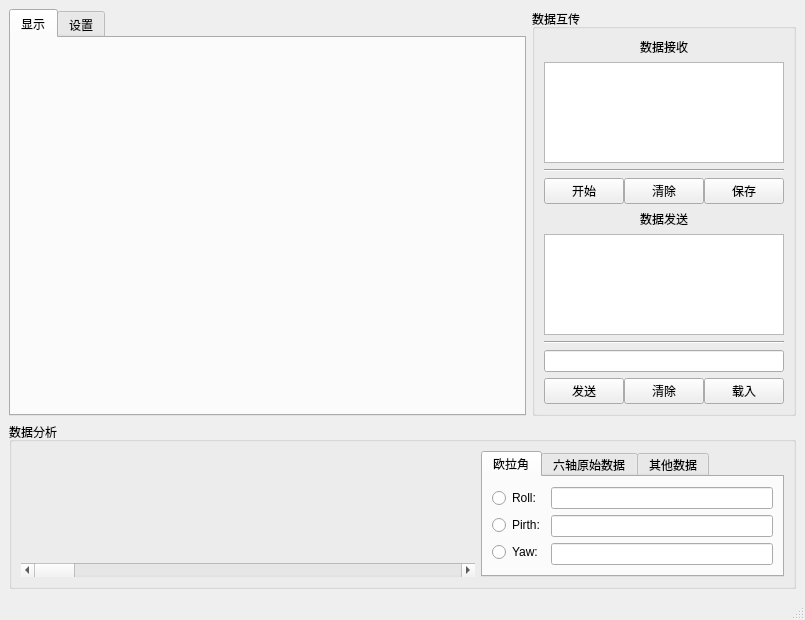
<?xml version="1.0" encoding="UTF-8"?>
<ui version="4.0">
 <class>MainWindow</class>
 <widget class="QMainWindow" name="MainWindow">
  <property name="geometry">
   <rect>
    <x>0</x>
    <y>0</y>
    <width>805</width>
    <height>620</height>
   </rect>
  </property>
  <property name="sizePolicy">
   <sizepolicy hsizetype="Preferred" vsizetype="Preferred">
    <horstretch>0</horstretch>
    <verstretch>0</verstretch>
   </sizepolicy>
  </property>
  <property name="windowTitle">
   <string>Owl_home V1.0</string>
  </property>
  <property name="windowIcon">
   <iconset>
    <normaloff>Owl.ico</normaloff>Owl.ico</iconset>
  </property>
  <widget class="QWidget" name="centralwidget">
   <layout class="QVBoxLayout" name="verticalLayout_14" stretch="3,0">
    <item>
     <layout class="QHBoxLayout" name="horizontalLayout_10" stretch="3,1">
      <item>
       <widget class="QTabWidget" name="main_window">
        <property name="font">
         <font>
          <family>黑体</family>
         </font>
        </property>
        <property name="currentIndex">
         <number>0</number>
        </property>
        <widget class="QWidget" name="main_view">
         <attribute name="title">
          <string>显示</string>
         </attribute>
        </widget>
        <widget class="QWidget" name="Setting">
         <attribute name="title">
          <string>设置</string>
         </attribute>
         <layout class="QVBoxLayout" name="verticalLayout_16">
          <item>
           <layout class="QVBoxLayout" name="verticalLayout_15">
            <item>
             <widget class="QTabWidget" name="SettingtabWidget">
              <property name="tabPosition">
               <enum>QTabWidget::West</enum>
              </property>
              <property name="tabShape">
               <enum>QTabWidget::Rounded</enum>
              </property>
              <property name="currentIndex">
               <number>0</number>
              </property>
              <widget class="QWidget" name="setting_USART">
               <attribute name="title">
                <string>串口</string>
               </attribute>
               <layout class="QVBoxLayout" name="verticalLayout_25" stretch="1,0,0">
                <item>
                 <widget class="QGroupBox" name="groupBox_3">
                  <property name="title">
                   <string>串口配置</string>
                  </property>
                  <layout class="QHBoxLayout" name="horizontalLayout_34" stretch="1,0,1">
                   <item>
                    <layout class="QVBoxLayout" name="verticalLayout_9" stretch="1,1,1">
                     <item>
                      <layout class="QHBoxLayout" name="horizontalLayout_29">
                       <item>
                        <widget class="QLabel" name="label">
                         <property name="text">
                          <string>端口:</string>
                         </property>
                        </widget>
                       </item>
                       <item>
                        <widget class="QComboBox" name="port_comboBox">
                         <property name="sizePolicy">
                          <sizepolicy hsizetype="Preferred" vsizetype="Maximum">
                           <horstretch>0</horstretch>
                           <verstretch>0</verstretch>
                          </sizepolicy>
                         </property>
                        </widget>
                       </item>
                      </layout>
                     </item>
                     <item>
                      <layout class="QHBoxLayout" name="horizontalLayout_30" stretch="1,1,2">
                       <item>
                        <widget class="QLabel" name="label_2">
                         <property name="text">
                          <string>波特率:</string>
                         </property>
                        </widget>
                       </item>
                       <item>
                        <spacer name="horizontalSpacer_2">
                         <property name="orientation">
                          <enum>Qt::Horizontal</enum>
                         </property>
                         <property name="sizeHint" stdset="0">
                          <size>
                           <width>40</width>
                           <height>20</height>
                          </size>
                         </property>
                        </spacer>
                       </item>
                       <item>
                        <widget class="QLineEdit" name="baudrate_lineEdit">
                         <property name="sizePolicy">
                          <sizepolicy hsizetype="Expanding" vsizetype="Fixed">
                           <horstretch>0</horstretch>
                           <verstretch>0</verstretch>
                          </sizepolicy>
                         </property>
                        </widget>
                       </item>
                      </layout>
                     </item>
                     <item>
                      <layout class="QHBoxLayout" name="horizontalLayout_31">
                       <item>
                        <widget class="QLabel" name="label_5">
                         <property name="text">
                          <string>数据位:</string>
                         </property>
                        </widget>
                       </item>
                       <item>
                        <widget class="QSpinBox" name="bytesize_spinBox"/>
                       </item>
                      </layout>
                     </item>
                    </layout>
                   </item>
                   <item>
                    <widget class="Line" name="line">
                     <property name="orientation">
                      <enum>Qt::Vertical</enum>
                     </property>
                    </widget>
                   </item>
                   <item>
                    <layout class="QVBoxLayout" name="verticalLayout_11" stretch="1,1,1">
                     <item>
                      <layout class="QHBoxLayout" name="horizontalLayout_28">
                       <item>
                        <widget class="QLabel" name="label_3">
                         <property name="text">
                          <string>停止位:</string>
                         </property>
                        </widget>
                       </item>
                       <item>
                        <widget class="QRadioButton" name="stopbits_1_radioButton">
                         <property name="enabled">
                          <bool>true</bool>
                         </property>
                         <property name="text">
                          <string>1</string>
                         </property>
                         <property name="checkable">
                          <bool>true</bool>
                         </property>
                        </widget>
                       </item>
                       <item>
                        <widget class="QRadioButton" name="stopbits_2_radioButton">
                         <property name="text">
                          <string>2</string>
                         </property>
                        </widget>
                       </item>
                      </layout>
                     </item>
                     <item>
                      <layout class="QHBoxLayout" name="horizontalLayout_32">
                       <item>
                        <widget class="QLabel" name="label_7">
                         <property name="text">
                          <string>校验位:</string>
                         </property>
                        </widget>
                       </item>
                       <item>
                        <widget class="QComboBox" name="parity_comboBox">
                         <property name="sizePolicy">
                          <sizepolicy hsizetype="Preferred" vsizetype="Fixed">
                           <horstretch>0</horstretch>
                           <verstretch>0</verstretch>
                          </sizepolicy>
                         </property>
                        </widget>
                       </item>
                      </layout>
                     </item>
                     <item>
                      <layout class="QHBoxLayout" name="horizontalLayout_33">
                       <item>
                        <widget class="QLabel" name="label_8">
                         <property name="text">
                          <string>读取超时时间:</string>
                         </property>
                        </widget>
                       </item>
                       <item>
                        <widget class="QDoubleSpinBox" name="timeout_doubleSpinBox"/>
                       </item>
                      </layout>
                     </item>
                    </layout>
                   </item>
                  </layout>
                 </widget>
                </item>
                <item>
                 <widget class="QGroupBox" name="groupBox_4">
                  <property name="title">
                   <string>数据接收配置</string>
                  </property>
                  <layout class="QVBoxLayout" name="verticalLayout_24">
                   <item>
                    <layout class="QHBoxLayout" name="horizontalLayout_35">
                     <item>
                      <widget class="QLabel" name="DECODE">
                       <property name="text">
                        <string>解码方式:</string>
                       </property>
                      </widget>
                     </item>
                     <item>
                      <widget class="QRadioButton" name="UTF8_radioButton">
                       <property name="text">
                        <string>UTF-8</string>
                       </property>
                      </widget>
                     </item>
                     <item>
                      <widget class="QRadioButton" name="ASCII_radioButton">
                       <property name="text">
                        <string>ASCII</string>
                       </property>
                      </widget>
                     </item>
                     <item>
                      <widget class="QRadioButton" name="GBK_radioButton">
                       <property name="text">
                        <string>GBK</string>
                       </property>
                      </widget>
                     </item>
                     <item>
                      <widget class="QRadioButton" name="HEX_radioButton">
                       <property name="text">
                        <string>HEX</string>
                       </property>
                       <property name="checkable">
                        <bool>true</bool>
                       </property>
                       <property name="checked">
                        <bool>false</bool>
                       </property>
                      </widget>
                     </item>
                     <item>
                      <widget class="QRadioButton" name="INT_radioButton">
                       <property name="text">
                        <string>INT</string>
                       </property>
                      </widget>
                     </item>
                    </layout>
                   </item>
                   <item>
                    <layout class="QHBoxLayout" name="horizontalLayout_36">
                     <item>
                      <widget class="QLabel" name="label_10">
                       <property name="text">
                        <string>接收显示:</string>
                       </property>
                      </widget>
                     </item>
                     <item>
                      <widget class="QCheckBox" name="STOPview_checkBox">
                       <property name="text">
                        <string>停止显示</string>
                       </property>
                      </widget>
                     </item>
                     <item>
                      <widget class="QCheckBox" name="Daily_checkBox">
                       <property name="text">
                        <string>日志模式</string>
                       </property>
                      </widget>
                     </item>
                    </layout>
                   </item>
                  </layout>
                 </widget>
                </item>
                <item>
                 <spacer name="verticalSpacer">
                  <property name="orientation">
                   <enum>Qt::Vertical</enum>
                  </property>
                  <property name="sizeHint" stdset="0">
                   <size>
                    <width>20</width>
                    <height>154</height>
                   </size>
                  </property>
                 </spacer>
                </item>
               </layout>
              </widget>
              <widget class="QWidget" name="tab">
               <attribute name="title">
                <string>PID设置</string>
               </attribute>
               <layout class="QVBoxLayout" name="verticalLayout_21">
                <item>
                 <widget class="QGroupBox" name="PID_Box_1">
                  <property name="title">
                   <string>PID1</string>
                  </property>
                  <layout class="QVBoxLayout" name="verticalLayout_17">
                   <item>
                    <layout class="QHBoxLayout" name="horizontalLayout_15">
                     <item>
                      <layout class="QHBoxLayout" name="horizontalLayout_12">
                       <item>
                        <widget class="QLabel" name="KP_1">
                         <property name="text">
                          <string>Kp1:</string>
                         </property>
                        </widget>
                       </item>
                       <item>
                        <widget class="QLineEdit" name="KP_1lineEdit"/>
                       </item>
                      </layout>
                     </item>
                     <item>
                      <layout class="QHBoxLayout" name="horizontalLayout_13">
                       <item>
                        <widget class="QLabel" name="KI_1">
                         <property name="statusTip">
                          <string/>
                         </property>
                         <property name="text">
                          <string>Ki1:</string>
                         </property>
                        </widget>
                       </item>
                       <item>
                        <widget class="QLineEdit" name="KI_1lineEdit"/>
                       </item>
                      </layout>
                     </item>
                     <item>
                      <layout class="QHBoxLayout" name="horizontalLayout_14">
                       <item>
                        <widget class="QLabel" name="KD_1">
                         <property name="text">
                          <string>Kd1:</string>
                         </property>
                        </widget>
                       </item>
                       <item>
                        <widget class="QLineEdit" name="KD_1lineEdit"/>
                       </item>
                      </layout>
                     </item>
                    </layout>
                   </item>
                  </layout>
                 </widget>
                </item>
                <item>
                 <widget class="QGroupBox" name="PID_Box_2">
                  <property name="title">
                   <string>PID2</string>
                  </property>
                  <layout class="QVBoxLayout" name="verticalLayout_18">
                   <item>
                    <layout class="QHBoxLayout" name="horizontalLayout_16">
                     <item>
                      <layout class="QHBoxLayout" name="horizontalLayout_17">
                       <item>
                        <widget class="QLabel" name="KP_2">
                         <property name="text">
                          <string>Kp2:</string>
                         </property>
                        </widget>
                       </item>
                       <item>
                        <widget class="QLineEdit" name="KP_2lineEdit"/>
                       </item>
                      </layout>
                     </item>
                     <item>
                      <layout class="QHBoxLayout" name="horizontalLayout_18">
                       <item>
                        <widget class="QLabel" name="KI_2">
                         <property name="text">
                          <string>Ki2:</string>
                         </property>
                        </widget>
                       </item>
                       <item>
                        <widget class="QLineEdit" name="KI_2lineEdit"/>
                       </item>
                      </layout>
                     </item>
                     <item>
                      <layout class="QHBoxLayout" name="horizontalLayout_19">
                       <item>
                        <widget class="QLabel" name="KD_2">
                         <property name="text">
                          <string>Kd2:</string>
                         </property>
                        </widget>
                       </item>
                       <item>
                        <widget class="QLineEdit" name="KD_2lineEdit"/>
                       </item>
                      </layout>
                     </item>
                    </layout>
                   </item>
                  </layout>
                 </widget>
                </item>
                <item>
                 <widget class="QGroupBox" name="PID_Box_3">
                  <property name="title">
                   <string>PID3</string>
                  </property>
                  <layout class="QVBoxLayout" name="verticalLayout_19">
                   <item>
                    <layout class="QHBoxLayout" name="horizontalLayout_20">
                     <item>
                      <layout class="QHBoxLayout" name="horizontalLayout_21">
                       <item>
                        <widget class="QLabel" name="KP_3">
                         <property name="text">
                          <string>Kp3:</string>
                         </property>
                        </widget>
                       </item>
                       <item>
                        <widget class="QLineEdit" name="KP_3lineEdit"/>
                       </item>
                      </layout>
                     </item>
                     <item>
                      <layout class="QHBoxLayout" name="horizontalLayout_22">
                       <item>
                        <widget class="QLabel" name="KI_3">
                         <property name="text">
                          <string>Ki3:</string>
                         </property>
                        </widget>
                       </item>
                       <item>
                        <widget class="QLineEdit" name="KI_3lineEdit"/>
                       </item>
                      </layout>
                     </item>
                     <item>
                      <layout class="QHBoxLayout" name="horizontalLayout_23">
                       <item>
                        <widget class="QLabel" name="KD_3">
                         <property name="text">
                          <string>Kd3:</string>
                         </property>
                        </widget>
                       </item>
                       <item>
                        <widget class="QLineEdit" name="KD_3lineEdit"/>
                       </item>
                      </layout>
                     </item>
                    </layout>
                   </item>
                  </layout>
                 </widget>
                </item>
                <item>
                 <widget class="QGroupBox" name="PID_Box_4">
                  <property name="title">
                   <string>PID4</string>
                  </property>
                  <layout class="QVBoxLayout" name="verticalLayout_20">
                   <item>
                    <layout class="QHBoxLayout" name="horizontalLayout_24">
                     <item>
                      <layout class="QHBoxLayout" name="horizontalLayout_25">
                       <item>
                        <widget class="QLabel" name="KP_4">
                         <property name="text">
                          <string>Kp4:</string>
                         </property>
                        </widget>
                       </item>
                       <item>
                        <widget class="QLineEdit" name="KP_4lineEdit"/>
                       </item>
                      </layout>
                     </item>
                     <item>
                      <layout class="QHBoxLayout" name="horizontalLayout_26">
                       <item>
                        <widget class="QLabel" name="KI_4">
                         <property name="text">
                          <string>Ki4:</string>
                         </property>
                        </widget>
                       </item>
                       <item>
                        <widget class="QLineEdit" name="KI_4lineEdit"/>
                       </item>
                      </layout>
                     </item>
                     <item>
                      <layout class="QHBoxLayout" name="horizontalLayout_27">
                       <item>
                        <widget class="QLabel" name="KD_4">
                         <property name="text">
                          <string>Kd4:</string>
                         </property>
                        </widget>
                       </item>
                       <item>
                        <widget class="QLineEdit" name="KD_4lineEdit"/>
                       </item>
                      </layout>
                     </item>
                    </layout>
                   </item>
                  </layout>
                 </widget>
                </item>
               </layout>
              </widget>
             </widget>
            </item>
            <item>
             <layout class="QHBoxLayout" name="horizontalLayout_11">
              <item>
               <widget class="QPushButton" name="Apply_pushButton">
                <property name="text">
                 <string>应用</string>
                </property>
               </widget>
              </item>
              <item>
               <spacer name="horizontalSpacer">
                <property name="orientation">
                 <enum>Qt::Horizontal</enum>
                </property>
                <property name="sizeType">
                 <enum>QSizePolicy::Maximum</enum>
                </property>
                <property name="sizeHint" stdset="0">
                 <size>
                  <width>40</width>
                  <height>20</height>
                 </size>
                </property>
               </spacer>
              </item>
              <item>
               <widget class="QPushButton" name="default_pushButton">
                <property name="text">
                 <string>默认</string>
                </property>
               </widget>
              </item>
             </layout>
            </item>
           </layout>
          </item>
         </layout>
        </widget>
       </widget>
      </item>
      <item>
       <widget class="QGroupBox" name="groupBox">
        <property name="title">
         <string>数据互传</string>
        </property>
        <layout class="QVBoxLayout" name="verticalLayout_8">
         <item>
          <layout class="QVBoxLayout" name="verticalLayout_7">
           <item>
            <layout class="QVBoxLayout" name="verticalLayout">
             <item>
              <widget class="QLabel" name="label_4">
               <property name="text">
                <string>数据接收</string>
               </property>
               <property name="alignment">
                <set>Qt::AlignCenter</set>
               </property>
              </widget>
             </item>
             <item>
              <layout class="QHBoxLayout" name="horizontalLayout_6">
               <item>
                <widget class="QPlainTextEdit" name="data_get"/>
               </item>
              </layout>
             </item>
             <item>
              <widget class="Line" name="line_3">
               <property name="orientation">
                <enum>Qt::Horizontal</enum>
               </property>
              </widget>
             </item>
             <item>
              <layout class="QHBoxLayout" name="horizontalLayout_5">
               <property name="spacing">
                <number>0</number>
               </property>
               <item>
                <widget class="QPushButton" name="start">
                 <property name="text">
                  <string>开始</string>
                 </property>
                </widget>
               </item>
               <item>
                <widget class="QPushButton" name="clear">
                 <property name="text">
                  <string>清除</string>
                 </property>
                </widget>
               </item>
               <item>
                <widget class="QPushButton" name="save">
                 <property name="text">
                  <string>保存</string>
                 </property>
                </widget>
               </item>
              </layout>
             </item>
            </layout>
           </item>
           <item>
            <layout class="QVBoxLayout" name="verticalLayout_6" stretch="0,6,0,0,0">
             <item>
              <widget class="QLabel" name="label_6">
               <property name="sizePolicy">
                <sizepolicy hsizetype="Preferred" vsizetype="Preferred">
                 <horstretch>0</horstretch>
                 <verstretch>0</verstretch>
                </sizepolicy>
               </property>
               <property name="text">
                <string>数据发送</string>
               </property>
               <property name="alignment">
                <set>Qt::AlignCenter</set>
               </property>
              </widget>
             </item>
             <item>
              <widget class="QPlainTextEdit" name="his_send">
               <property name="sizePolicy">
                <sizepolicy hsizetype="Expanding" vsizetype="Expanding">
                 <horstretch>0</horstretch>
                 <verstretch>0</verstretch>
                </sizepolicy>
               </property>
              </widget>
             </item>
             <item>
              <widget class="Line" name="line_4">
               <property name="orientation">
                <enum>Qt::Horizontal</enum>
               </property>
              </widget>
             </item>
             <item>
              <widget class="QLineEdit" name="send_lineEdit"/>
             </item>
             <item>
              <layout class="QHBoxLayout" name="horizontalLayout_8">
               <property name="spacing">
                <number>0</number>
               </property>
               <item>
                <widget class="QPushButton" name="send_button">
                 <property name="text">
                  <string>发送</string>
                 </property>
                </widget>
               </item>
               <item>
                <widget class="QPushButton" name="send_clear_button">
                 <property name="text">
                  <string>清除</string>
                 </property>
                </widget>
               </item>
               <item>
                <widget class="QPushButton" name="send_load_button">
                 <property name="text">
                  <string>载入</string>
                 </property>
                </widget>
               </item>
              </layout>
             </item>
            </layout>
           </item>
          </layout>
         </item>
        </layout>
       </widget>
      </item>
     </layout>
    </item>
    <item>
     <widget class="QGroupBox" name="groupBox_2">
      <property name="title">
       <string>数据分析</string>
      </property>
      <layout class="QHBoxLayout" name="horizontalLayout_3">
       <item>
        <layout class="QHBoxLayout" name="horizontalLayout_2" stretch="3,2">
         <item>
          <layout class="QVBoxLayout" name="verticalLayout_4">
           <item>
            <widget class="QWidget" name="XYView" native="true"/>
           </item>
           <item>
            <widget class="QScrollBar" name="horizontalScrollBar">
             <property name="sizePolicy">
              <sizepolicy hsizetype="Minimum" vsizetype="Fixed">
               <horstretch>0</horstretch>
               <verstretch>0</verstretch>
              </sizepolicy>
             </property>
             <property name="orientation">
              <enum>Qt::Horizontal</enum>
             </property>
            </widget>
           </item>
          </layout>
         </item>
         <item>
          <widget class="QTabWidget" name="tabWidget">
           <property name="minimumSize">
            <size>
             <width>206</width>
             <height>0</height>
            </size>
           </property>
           <property name="tabPosition">
            <enum>QTabWidget::North</enum>
           </property>
           <property name="currentIndex">
            <number>0</number>
           </property>
           <property name="movable">
            <bool>true</bool>
           </property>
           <widget class="QWidget" name="euler_angle_Tab">
            <attribute name="title">
             <string>欧拉角</string>
            </attribute>
            <layout class="QVBoxLayout" name="verticalLayout_5">
             <item>
              <layout class="QHBoxLayout" name="horizontalLayout" stretch="0,0">
               <item>
                <layout class="QVBoxLayout" name="verticalLayout_3">
                 <item>
                  <widget class="QRadioButton" name="Roll_radioButton">
                   <property name="text">
                    <string>Roll:</string>
                   </property>
                   <property name="checkable">
                    <bool>true</bool>
                   </property>
                   <property name="checked">
                    <bool>false</bool>
                   </property>
                   <property name="autoRepeat">
                    <bool>true</bool>
                   </property>
                   <property name="autoExclusive">
                    <bool>false</bool>
                   </property>
                  </widget>
                 </item>
                 <item>
                  <widget class="QRadioButton" name="Pirth_radioButton">
                   <property name="text">
                    <string>Pirth:</string>
                   </property>
                   <property name="autoRepeat">
                    <bool>true</bool>
                   </property>
                   <property name="autoExclusive">
                    <bool>false</bool>
                   </property>
                  </widget>
                 </item>
                 <item>
                  <widget class="QRadioButton" name="Yaw_radioButton">
                   <property name="text">
                    <string>Yaw:</string>
                   </property>
                   <property name="autoRepeat">
                    <bool>true</bool>
                   </property>
                   <property name="autoExclusive">
                    <bool>false</bool>
                   </property>
                  </widget>
                 </item>
                </layout>
               </item>
               <item>
                <layout class="QVBoxLayout" name="verticalLayout_2">
                 <item>
                  <widget class="QLineEdit" name="data_Roll"/>
                 </item>
                 <item>
                  <widget class="QLineEdit" name="data_Pirth"/>
                 </item>
                 <item>
                  <widget class="QLineEdit" name="data_Yaw">
                   <property name="sizePolicy">
                    <sizepolicy hsizetype="Expanding" vsizetype="Fixed">
                     <horstretch>0</horstretch>
                     <verstretch>0</verstretch>
                    </sizepolicy>
                   </property>
                  </widget>
                 </item>
                </layout>
               </item>
              </layout>
             </item>
            </layout>
           </widget>
           <widget class="QWidget" name="mpusix_data">
            <attribute name="title">
             <string>六轴原始数据</string>
            </attribute>
            <layout class="QVBoxLayout" name="verticalLayout_13">
             <item>
              <layout class="QHBoxLayout" name="horizontalLayout_9">
               <item>
                <layout class="QHBoxLayout" name="horizontalLayout_7">
                 <item>
                  <layout class="QVBoxLayout" name="verticalLayout_22">
                   <item>
                    <widget class="QRadioButton" name="AccX_radioButton">
                     <property name="contextMenuPolicy">
                      <enum>Qt::DefaultContextMenu</enum>
                     </property>
                     <property name="text">
                      <string>AccX:</string>
                     </property>
                     <property name="checkable">
                      <bool>true</bool>
                     </property>
                     <property name="autoRepeat">
                      <bool>true</bool>
                     </property>
                     <property name="autoExclusive">
                      <bool>false</bool>
                     </property>
                    </widget>
                   </item>
                   <item>
                    <widget class="QRadioButton" name="AccY_radioButton">
                     <property name="contextMenuPolicy">
                      <enum>Qt::DefaultContextMenu</enum>
                     </property>
                     <property name="text">
                      <string>AccY:</string>
                     </property>
                     <property name="autoRepeat">
                      <bool>true</bool>
                     </property>
                     <property name="autoExclusive">
                      <bool>false</bool>
                     </property>
                    </widget>
                   </item>
                   <item>
                    <widget class="QRadioButton" name="AccZ_radioButton">
                     <property name="contextMenuPolicy">
                      <enum>Qt::DefaultContextMenu</enum>
                     </property>
                     <property name="text">
                      <string>AccZ:</string>
                     </property>
                     <property name="autoRepeat">
                      <bool>true</bool>
                     </property>
                     <property name="autoExclusive">
                      <bool>false</bool>
                     </property>
                    </widget>
                   </item>
                  </layout>
                 </item>
                 <item>
                  <layout class="QVBoxLayout" name="verticalLayout_12">
                   <item>
                    <widget class="QLineEdit" name="data_AccX"/>
                   </item>
                   <item>
                    <widget class="QLineEdit" name="data_AccY"/>
                   </item>
                   <item>
                    <widget class="QLineEdit" name="data_AccZ">
                     <property name="sizePolicy">
                      <sizepolicy hsizetype="Expanding" vsizetype="Fixed">
                       <horstretch>0</horstretch>
                       <verstretch>0</verstretch>
                      </sizepolicy>
                     </property>
                    </widget>
                   </item>
                  </layout>
                 </item>
                </layout>
               </item>
               <item>
                <layout class="QHBoxLayout" name="horizontalLayout_4">
                 <item>
                  <layout class="QVBoxLayout" name="verticalLayout_23">
                   <item>
                    <widget class="QRadioButton" name="GyroX_radioButton">
                     <property name="contextMenuPolicy">
                      <enum>Qt::NoContextMenu</enum>
                     </property>
                     <property name="text">
                      <string>GyroX:</string>
                     </property>
                     <property name="autoRepeat">
                      <bool>true</bool>
                     </property>
                     <property name="autoExclusive">
                      <bool>false</bool>
                     </property>
                    </widget>
                   </item>
                   <item>
                    <widget class="QRadioButton" name="GyroY_radioButton">
                     <property name="contextMenuPolicy">
                      <enum>Qt::NoContextMenu</enum>
                     </property>
                     <property name="text">
                      <string>GyroY:</string>
                     </property>
                     <property name="autoRepeat">
                      <bool>true</bool>
                     </property>
                     <property name="autoExclusive">
                      <bool>false</bool>
                     </property>
                    </widget>
                   </item>
                   <item>
                    <widget class="QRadioButton" name="GyroZ_radioButton">
                     <property name="contextMenuPolicy">
                      <enum>Qt::NoContextMenu</enum>
                     </property>
                     <property name="text">
                      <string>GyroZ:</string>
                     </property>
                     <property name="autoRepeat">
                      <bool>true</bool>
                     </property>
                     <property name="autoExclusive">
                      <bool>false</bool>
                     </property>
                    </widget>
                   </item>
                  </layout>
                 </item>
                 <item>
                  <layout class="QVBoxLayout" name="verticalLayout_10">
                   <item>
                    <widget class="QLineEdit" name="data_GyroX"/>
                   </item>
                   <item>
                    <widget class="QLineEdit" name="data_GyroY"/>
                   </item>
                   <item>
                    <widget class="QLineEdit" name="data_GyroZ">
                     <property name="sizePolicy">
                      <sizepolicy hsizetype="Expanding" vsizetype="Fixed">
                       <horstretch>0</horstretch>
                       <verstretch>0</verstretch>
                      </sizepolicy>
                     </property>
                    </widget>
                   </item>
                  </layout>
                 </item>
                </layout>
               </item>
              </layout>
             </item>
            </layout>
           </widget>
           <widget class="QWidget" name="add_future_tab">
            <attribute name="title">
             <string>其他数据</string>
            </attribute>
           </widget>
          </widget>
         </item>
        </layout>
       </item>
      </layout>
     </widget>
    </item>
   </layout>
  </widget>
  <widget class="QStatusBar" name="statusbar"/>
  <action name="sets">
   <property name="text">
    <string>setting</string>
   </property>
  </action>
 </widget>
 <resources/>
 <connections/>
</ui>
